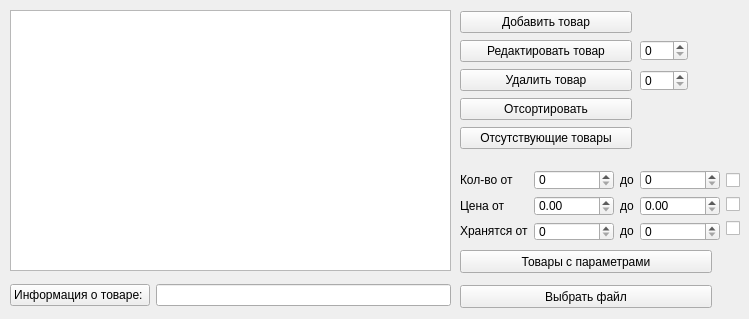
<?xml version="1.0" encoding="UTF-8"?>
<ui version="4.0">
 <class>MainWindow</class>
 <widget class="QMainWindow" name="MainWindow">
  <property name="geometry">
   <rect>
    <x>0</x>
    <y>0</y>
    <width>749</width>
    <height>319</height>
   </rect>
  </property>
  <property name="windowTitle">
   <string>MainWindow</string>
  </property>
  <widget class="QWidget" name="centralwidget">
   <widget class="QTableView" name="productView">
    <property name="geometry">
     <rect>
      <x>10</x>
      <y>10</y>
      <width>441</width>
      <height>261</height>
     </rect>
    </property>
   </widget>
   <widget class="QSpinBox" name="editSpinBox">
    <property name="geometry">
     <rect>
      <x>640</x>
      <y>40</y>
      <width>48</width>
      <height>21</height>
     </rect>
    </property>
   </widget>
   <widget class="QWidget" name="verticalLayoutWidget">
    <property name="geometry">
     <rect>
      <x>460</x>
      <y>10</y>
      <width>172</width>
      <height>141</height>
     </rect>
    </property>
    <layout class="QVBoxLayout" name="verticalLayout">
     <item>
      <widget class="QPushButton" name="addProductButton">
       <property name="text">
        <string>Добавить товар</string>
       </property>
      </widget>
     </item>
     <item>
      <widget class="QPushButton" name="editProductButton">
       <property name="text">
        <string>Редактировать товар</string>
       </property>
      </widget>
     </item>
     <item>
      <widget class="QPushButton" name="deleteProductButton">
       <property name="text">
        <string>Удалить товар</string>
       </property>
      </widget>
     </item>
     <item>
      <widget class="QPushButton" name="sortButton">
       <property name="text">
        <string>Отсортировать</string>
       </property>
      </widget>
     </item>
     <item>
      <widget class="QPushButton" name="expectedProductButton">
       <property name="text">
        <string>Отсутствующие товары</string>
       </property>
      </widget>
     </item>
    </layout>
   </widget>
   <widget class="QSpinBox" name="deleteSpinBox">
    <property name="geometry">
     <rect>
      <x>640</x>
      <y>70</y>
      <width>48</width>
      <height>21</height>
     </rect>
    </property>
    <property name="font">
     <font>
      <stylestrategy>PreferDefault</stylestrategy>
      <kerning>true</kerning>
     </font>
    </property>
    <property name="wrapping">
     <bool>false</bool>
    </property>
    <property name="frame">
     <bool>true</bool>
    </property>
    <property name="buttonSymbols">
     <enum>QAbstractSpinBox::UpDownArrows</enum>
    </property>
    <property name="accelerated">
     <bool>false</bool>
    </property>
   </widget>
   <widget class="QPushButton" name="settingsProductButton">
    <property name="geometry">
     <rect>
      <x>460</x>
      <y>250</y>
      <width>252</width>
      <height>23</height>
     </rect>
    </property>
    <property name="text">
     <string>Товары с параметрами</string>
    </property>
   </widget>
   <widget class="QWidget" name="horizontalLayoutWidget">
    <property name="geometry">
     <rect>
      <x>460</x>
      <y>170</y>
      <width>281</width>
      <height>71</height>
     </rect>
    </property>
    <layout class="QHBoxLayout" name="settings">
     <item>
      <layout class="QVBoxLayout" name="settingsText1">
       <item>
        <widget class="QLabel" name="label_5">
         <property name="text">
          <string>Кол-во от</string>
         </property>
        </widget>
       </item>
       <item>
        <widget class="QLabel" name="label_3">
         <property name="text">
          <string>Цена от </string>
         </property>
        </widget>
       </item>
       <item>
        <widget class="QLabel" name="label">
         <property name="text">
          <string>Хранятся от</string>
         </property>
        </widget>
       </item>
      </layout>
     </item>
     <item>
      <layout class="QVBoxLayout" name="settingsSpb1">
       <item>
        <widget class="QSpinBox" name="amountFromSpinBox">
         <property name="maximum">
          <number>1000000</number>
         </property>
        </widget>
       </item>
       <item>
        <widget class="QDoubleSpinBox" name="priceFromSpinBox">
         <property name="maximum">
          <double>1000000.000000000000000</double>
         </property>
        </widget>
       </item>
       <item>
        <widget class="QSpinBox" name="storedFromSpinBox">
         <property name="maximum">
          <number>1000000</number>
         </property>
        </widget>
       </item>
      </layout>
     </item>
     <item>
      <layout class="QVBoxLayout" name="settingsText2">
       <item>
        <widget class="QLabel" name="label_2">
         <property name="layoutDirection">
          <enum>Qt::LeftToRight</enum>
         </property>
         <property name="text">
          <string>до</string>
         </property>
        </widget>
       </item>
       <item>
        <widget class="QLabel" name="label_4">
         <property name="text">
          <string>до</string>
         </property>
        </widget>
       </item>
       <item>
        <widget class="QLabel" name="label_6">
         <property name="text">
          <string>до</string>
         </property>
        </widget>
       </item>
      </layout>
     </item>
     <item>
      <layout class="QVBoxLayout" name="settingsSpb2">
       <item>
        <widget class="QSpinBox" name="amountToSpinBox">
         <property name="maximum">
          <number>1000000</number>
         </property>
        </widget>
       </item>
       <item>
        <widget class="QDoubleSpinBox" name="priceToSpinBox">
         <property name="maximum">
          <double>1000000.000000000000000</double>
         </property>
        </widget>
       </item>
       <item>
        <widget class="QSpinBox" name="storedToSpinBox">
         <property name="maximum">
          <number>1000000</number>
         </property>
        </widget>
       </item>
      </layout>
     </item>
     <item>
      <layout class="QVBoxLayout" name="checkBoxLayout">
       <item>
        <widget class="QCheckBox" name="amountCheckBox">
         <property name="text">
          <string/>
         </property>
        </widget>
       </item>
       <item>
        <widget class="QCheckBox" name="priceCheckBox">
         <property name="text">
          <string/>
         </property>
        </widget>
       </item>
       <item>
        <widget class="QCheckBox" name="storedCheckBox">
         <property name="text">
          <string/>
         </property>
        </widget>
       </item>
      </layout>
     </item>
    </layout>
   </widget>
   <widget class="QPushButton" name="fileButton">
    <property name="geometry">
     <rect>
      <x>460</x>
      <y>285</y>
      <width>252</width>
      <height>23</height>
     </rect>
    </property>
    <property name="text">
     <string>Выбрать файл</string>
    </property>
   </widget>
   <widget class="QWidget" name="horizontalLayoutWidget_2">
    <property name="geometry">
     <rect>
      <x>10</x>
      <y>280</y>
      <width>441</width>
      <height>31</height>
     </rect>
    </property>
    <layout class="QHBoxLayout" name="horizontalLayout">
     <item>
      <widget class="QPushButton" name="aboutProductButton">
       <property name="text">
        <string>Информация о товаре: </string>
       </property>
      </widget>
     </item>
     <item>
      <widget class="QLineEdit" name="aboutProductLineEdit"/>
     </item>
    </layout>
   </widget>
  </widget>
 </widget>
 <resources/>
 <connections/>
</ui>
